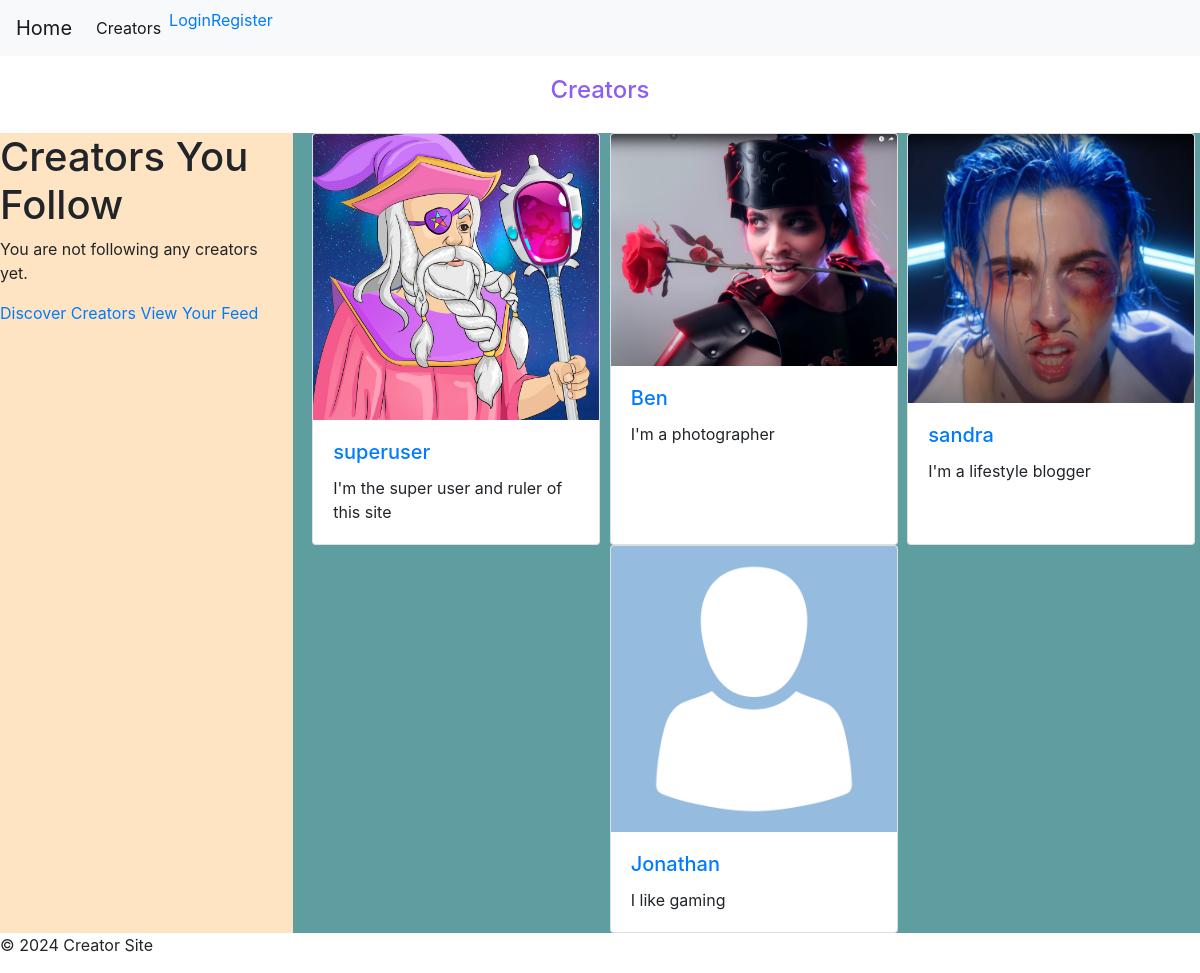
Page /creators/ on the earlier database version.
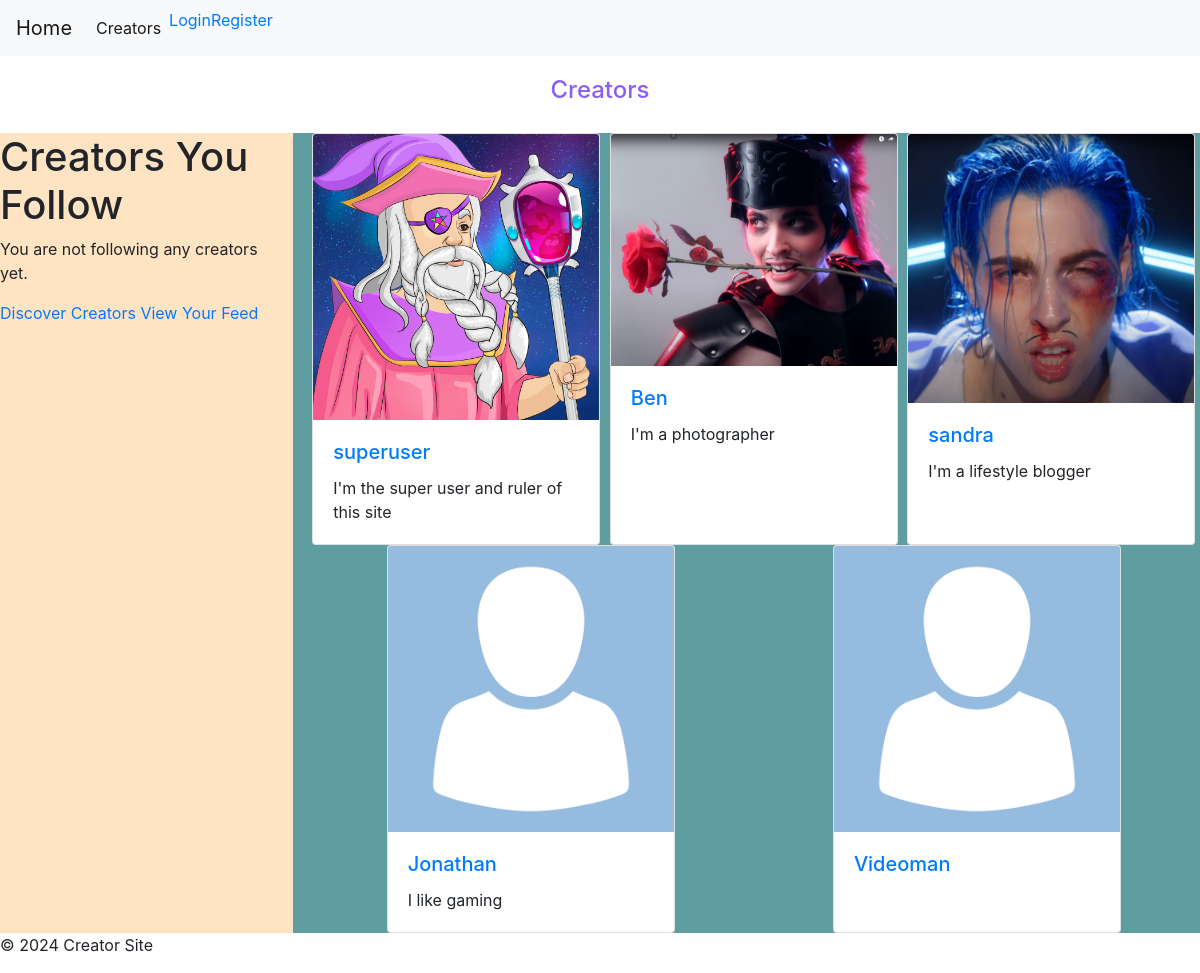
Same page on the later database version.
### creators/models.py (models this page shows, shortened)
class Creator(models.Model):
    CREATOR_TYPES = [
        ('PHOTOGRAPHER', 'Photographer'),
        ('GAME_DEVELOPER', 'Game Developer'),
        ('CONTENT_CREATOR', 'Content Creator'),
        ('ARTIST', 'Artist'),
        ('VOICE_ACTOR', 'Voice Actor'),
        ('OTHER', 'Other'),
    ]
    STATUS_CHOICES = [
        ('PENDING', 'Pending'),
        ('APPROVED', 'Approved'),
        ('REJECTED', 'Rejected'),
    ]
    user = models.OneToOneField(User, on_delete=models.CASCADE)
    avatar = models.ImageField(upload_to='creator_avatars/', null=True, blank=True)
    about_me = models.TextField(blank=True)
    creator_type = models.CharField(max_length=20, choices=CREATOR_TYPES, default='OTHER')
    status = models.CharField(max_length=10, choices=STATUS_CHOICES, default='PENDING')
    request_message = models.TextField(blank=True)
    followers = models.ManyToManyField(User, related_name='following', blank=True)

### creators/views.py (the view)
# urls.py: path('creators/', views.CreatorListView.as_view(), name='creator_list'),
class CreatorListView(ListView):
    model = Creator
    template_name = 'creators/creator_list.html'
    context_object_name = 'creators'
    def get_queryset(self):
        queryset = super().get_queryset()
        search_query = self.request.GET.get('search')
        if search_query:
            queryset = queryset.filter(
                Q(user__username__icontains=search_query) |
                Q(about_me__icontains=search_query)
            )
        return queryset

### creators/templates/creators/creator_list.html (shortened to what this page needs)
{% extends 'base.html' %}
{% load static %}
{% block content %}
    <h1 class="title">Creators</h1>
        <div class="row">
            <div class="col-md-3 creators-you-follow d-none d-md-block">
                <h1>Creators You Follow</h1>
                {% if followed_creators %}
                <ul>
                  {% for creator in followed_creators %}
                  <li>
                    <a href="{% url 'creator_aboutme' creator.pk %}">{{ creator.user.username }}</a>
                  </li>
                  {% endfor %}
                </ul>
                {% else %}
                <p>You are not following any creators yet.</p>
                {% endif %}
                <a href="{% url 'creator_list' %}">Discover Creators</a>
                <a href="{% url 'personalized_feed' %}">View Your Feed</a>
              </div>
            <div class="col-md-9 all-creators">
            {% for creator in creators %}
                <div class="card" style="width: 18rem;">
                    <a href="{% url 'creator_aboutme' username=creator.user.username %}">
                        {% if creator.avatar %}
                            <img class="card-img-top" src="{{ creator.avatar.url }}" alt="{{ creator.user.username }}'s avatar" class="avatar">
                        {% else %}
                            <img class="card-img-top" src="{% static 'images/placeholderavatar.png' %}" alt="{{ creator.user.username }}'s avatar" class="avatar">
                        {% endif %}
                    </a>
                    <div class="card-body">
                        <a href="{% url 'creator_aboutme' username=creator.user.username %}">
                            <h5 class="card-title">{{ creator.user.username }}</h5>
                        </a>
                        <p class="card-text">{{ creator.about_me|truncatewords:20 }}</p>
                    </div>
                </div>
            {% endfor %}
            </div>
        </div>
{% endblock %}

Differences in the rows shown:
added Creator: user.username "Videoman"
